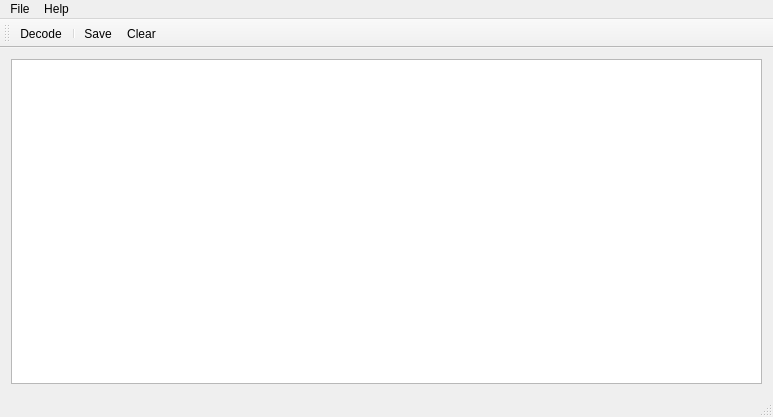
<?xml version="1.0" encoding="UTF-8"?>
<ui version="4.0">
 <class>MainWindow</class>
 <widget class="QMainWindow" name="MainWindow">
  <property name="geometry">
   <rect>
    <x>0</x>
    <y>0</y>
    <width>773</width>
    <height>417</height>
   </rect>
  </property>
  <property name="windowTitle">
   <string>AFSK1200 Decoder</string>
  </property>
  <property name="windowIcon">
   <iconset resource="qtmm.qrc">
    <normaloff>:/icons/icons/qtmm.png</normaloff>:/icons/icons/qtmm.png</iconset>
  </property>
  <property name="iconSize">
   <size>
    <width>20</width>
    <height>20</height>
   </size>
  </property>
  <property name="toolButtonStyle">
   <enum>Qt::ToolButtonIconOnly</enum>
  </property>
  <property name="unifiedTitleAndToolBarOnMac">
   <bool>true</bool>
  </property>
  <widget class="QWidget" name="centralWidget">
   <layout class="QVBoxLayout" name="verticalLayout">
    <item>
     <widget class="QPlainTextEdit" name="textView">
      <property name="readOnly">
       <bool>true</bool>
      </property>
      <property name="maximumBlockCount">
       <number>1000</number>
      </property>
     </widget>
    </item>
   </layout>
  </widget>
  <widget class="QMenuBar" name="menuBar">
   <property name="geometry">
    <rect>
     <x>0</x>
     <y>0</y>
     <width>773</width>
     <height>22</height>
    </rect>
   </property>
   <widget class="QMenu" name="menuHelp">
    <property name="title">
     <string>Help</string>
    </property>
    <addaction name="actionAbout"/>
    <addaction name="actionAboutQt"/>
   </widget>
   <widget class="QMenu" name="menuFile">
    <property name="title">
     <string>File</string>
    </property>
    <addaction name="actionClear"/>
    <addaction name="actionSave"/>
    <addaction name="separator"/>
    <addaction name="actionQuit"/>
   </widget>
   <addaction name="menuFile"/>
   <addaction name="menuHelp"/>
  </widget>
  <widget class="QToolBar" name="mainToolBar">
   <property name="allowedAreas">
    <set>Qt::BottomToolBarArea|Qt::TopToolBarArea</set>
   </property>
   <property name="iconSize">
    <size>
     <width>20</width>
     <height>20</height>
    </size>
   </property>
   <property name="toolButtonStyle">
    <enum>Qt::ToolButtonIconOnly</enum>
   </property>
   <attribute name="toolBarArea">
    <enum>TopToolBarArea</enum>
   </attribute>
   <attribute name="toolBarBreak">
    <bool>false</bool>
   </attribute>
   <addaction name="actionDecode"/>
   <addaction name="separator"/>
   <addaction name="actionSave"/>
   <addaction name="actionClear"/>
  </widget>
  <widget class="QStatusBar" name="statusBar"/>
  <action name="actionDecode">
   <property name="checkable">
    <bool>true</bool>
   </property>
   <property name="icon">
    <iconset resource="qtmm.qrc">
     <normaloff>:/icons/icons/play.png</normaloff>:/icons/icons/play.png</iconset>
   </property>
   <property name="text">
    <string>Decode</string>
   </property>
  </action>
  <action name="actionAbout">
   <property name="text">
    <string>About</string>
   </property>
   <property name="toolTip">
    <string>About AFSK1200 decoder</string>
   </property>
  </action>
  <action name="actionAboutQt">
   <property name="text">
    <string>About Qt</string>
   </property>
   <property name="toolTip">
    <string>About Qt</string>
   </property>
  </action>
  <action name="actionQuit">
   <property name="text">
    <string>&amp;Quit</string>
   </property>
   <property name="toolTip">
    <string>Quit AFSK1200 decoder</string>
   </property>
   <property name="shortcut">
    <string>Ctrl+Q</string>
   </property>
  </action>
  <action name="actionSave">
   <property name="icon">
    <iconset resource="qtmm.qrc">
     <normaloff>:/icons/icons/save.png</normaloff>:/icons/icons/save.png</iconset>
   </property>
   <property name="text">
    <string>&amp;Save</string>
   </property>
   <property name="toolTip">
    <string>Save received packets</string>
   </property>
   <property name="shortcut">
    <string>Ctrl+S</string>
   </property>
  </action>
  <action name="actionClear">
   <property name="icon">
    <iconset resource="qtmm.qrc">
     <normaloff>:/icons/icons/clear.png</normaloff>:/icons/icons/clear.png</iconset>
   </property>
   <property name="text">
    <string>Clear</string>
   </property>
   <property name="toolTip">
    <string>Clear the received packets</string>
   </property>
  </action>
 </widget>
 <layoutdefault spacing="6" margin="11"/>
 <resources>
  <include location="qtmm.qrc"/>
 </resources>
 <connections>
  <connection>
   <sender>actionQuit</sender>
   <signal>triggered()</signal>
   <receiver>MainWindow</receiver>
   <slot>close()</slot>
   <hints>
    <hint type="sourcelabel">
     <x>-1</x>
     <y>-1</y>
    </hint>
    <hint type="destinationlabel">
     <x>371</x>
     <y>208</y>
    </hint>
   </hints>
  </connection>
 </connections>
</ui>
